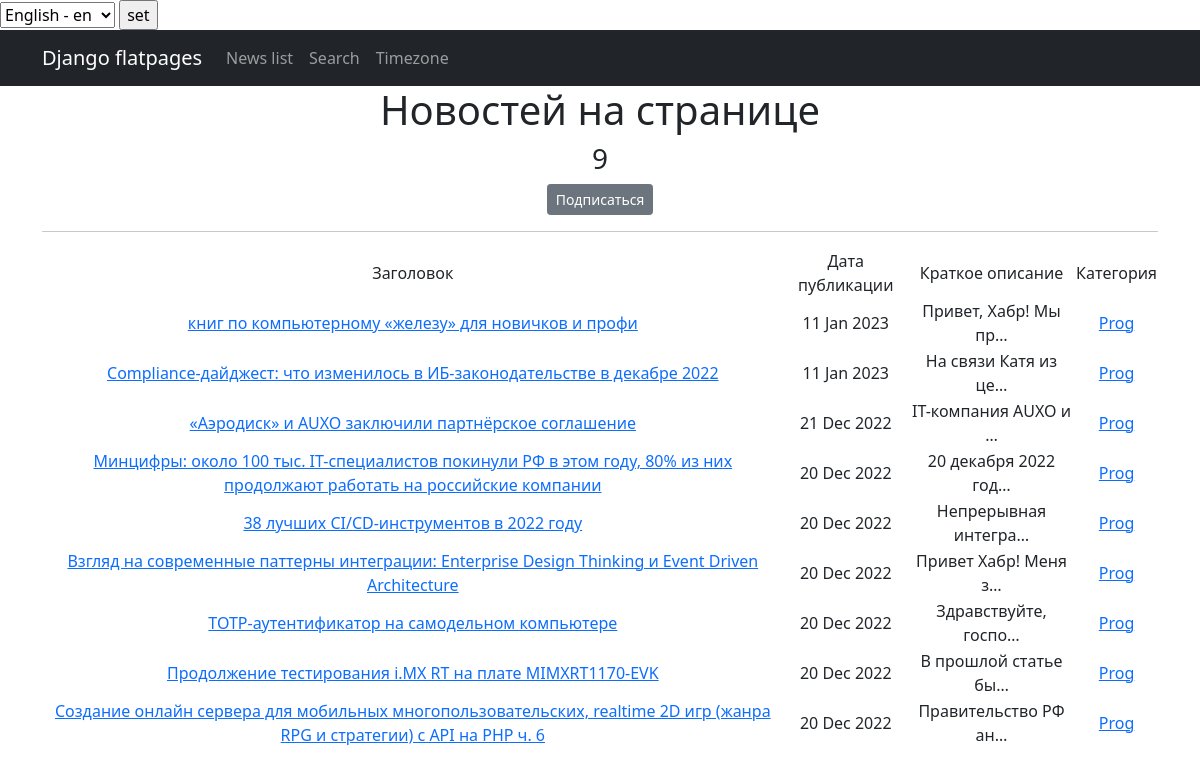
/news/categories/5, run on an earlier commit of the app's database.
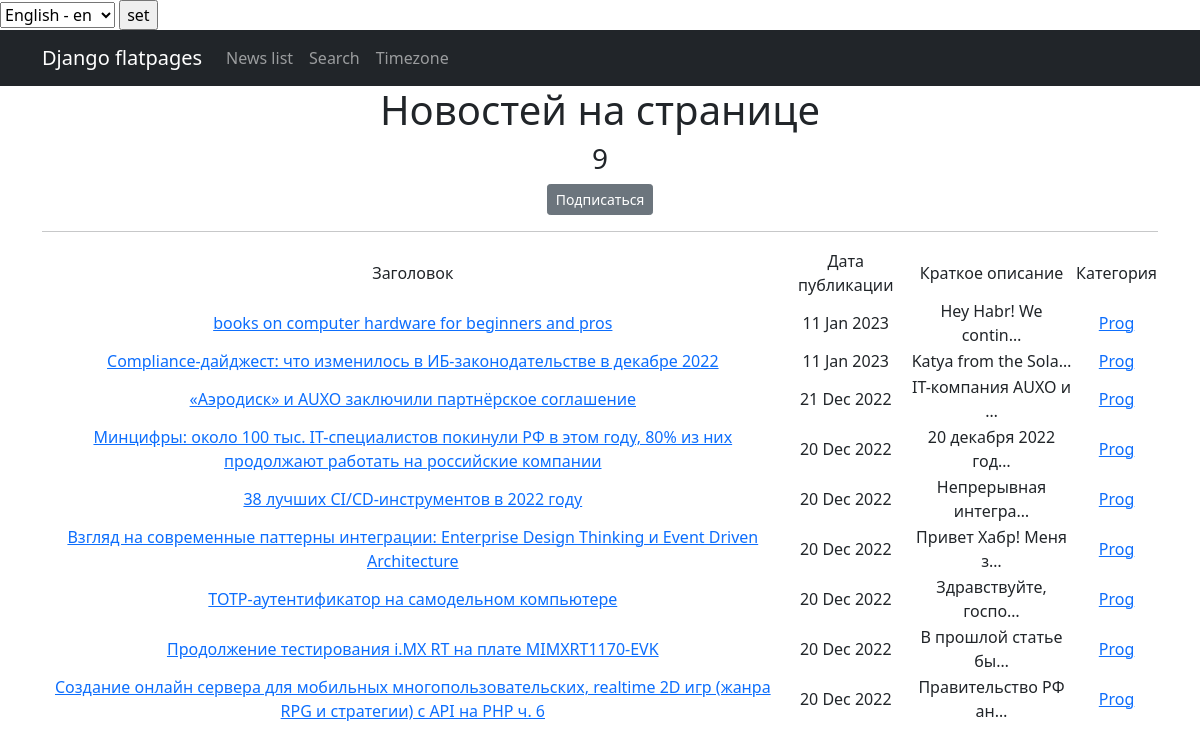
And on a later commit of the database.
### news/models.py (models this page shows, shortened)
class Post (models.Model):
    author = models.ForeignKey(Author, on_delete=models.CASCADE)
    NEWS = 'NW'
    PAPER = 'PR'
    CATEGORY_CHOICES = (
        (NEWS, 'Новость'),
        (PAPER, 'Статья'),
    )
    choices = models.CharField(
        max_length=2, choices=CATEGORY_CHOICES, default=NEWS
    )
    datatime_of_creation = models.DateTimeField(auto_now_add=True)
    category = models.ManyToManyField(Category, through='PostCategory')
    heading = models.CharField(max_length=128)
    text = models.TextField()
    rating = models.IntegerField(default=0)

### news/views.py (the view)
class CategoryListView(ListView):
    model = Post
    template_name = 'category_list.html'
    context_object_name = 'category_news_list'
    def get_queryset(self):
        self.category = get_object_or_404(Category, id=self.kwargs['pk'])
        queryset = Post.objects.filter(
            category=self.category
        ).order_by('-datatime_of_creation')
        return queryset
    def get_context_data(self, **kwargs):
        context = super().get_context_data(**kwargs)
        context['is_not_subscriber'] = self.request.user not in self.category.subscribers.all()
        context['category'] = self.category
        return context

### news/models.py (called while the page is built)
    def __str__(self):
        return f'{self.name_category}'

### news/templatetags/custom_filters.py (called while the page is built)
@register.filter()
def censor(value):
    filthy_list = ['редиска', 'ещеплохоеслово']
    if not isinstance(value, str):
        raise TypeError(f'unresolved type {type(value)}, expected type "str"')
    words = value.split()
    for word in words:
        if word in filthy_list:
            value = value.replace(word, f'{word[0]}{"*" * (len(word) - 1)}')
            return value
    return value

### templates/category_list.html (shortened to what this page needs)
{% extends 'flatpages/default.html' %}
{% load custom_filters %}
{% load custom_tags %}
{% block content %}
    <h1>Новостей на странице</h1>
    <h3>{{ category_news_list|length }}</h3>
    {% if is_not_subscriber %}
        <p class="text-center"><a href="{% url 'subscribe' category.id %}"
                                  class="btn btn-secondary btn-sm">Подписаться</a></p>
    {% else %}
        <p class="text-center"><a href="{% url 'unsubscribe' category.id %}"
                                  class="btn btn-secondary btn-sm">Отписаться</a></p>
    {% endif %}
<hr>
   {% if category_news_list %}
       <table>
           <tr>
               <td>Заголовок</td>
               <td>Дата публикации</td>
               <td>Краткое описание</td>
               <td>Категория</td>
           </tr>
           {% for post in category_news_list %}
           <tr>
               <td> <a href="{% url 'post' pk=post.id %}">
                   {{ post.heading|censor }}
              </a>
               </td>
               <td>{{ post.datatime_of_creation|date:'d M Y' }}</td>
               <td>{{ post.text|truncatechars:20|censor }}</td>
               <td>
                   {% for category in post.category.all %}
                   <a href="{% url 'category_list' pk=category.id %}"> {{ category }} </a>
                   {% endfor %}
               </td>
           </tr>
           {% endfor %}
       </table>
   {% else %}
       <h2>Новостей нет!</h2>
   {% endif %}
{% endblock content %}

What changed in the data, as far as the page shows it:
changed Post: heading|censor "книг по компьютерному «железу» для новичков и профи" → "books on computer hardware for beginners and pros"; text|censor "Привет, Хабр! Мы пр…" → "Hey Habr! We contin…"
changed Post: text|censor "На связи Катя из це…" → "Katya from the Sola…"
